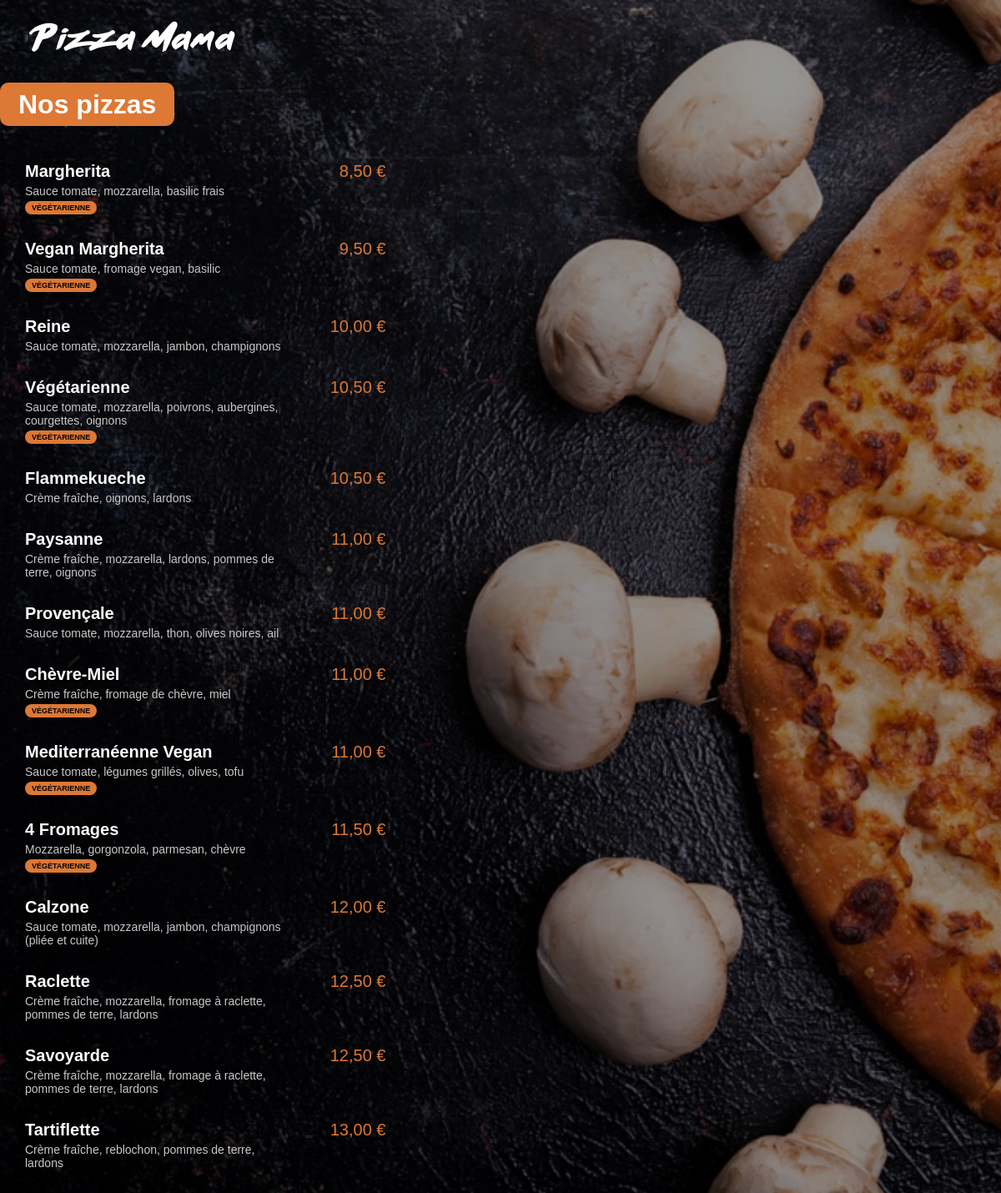
The app's page /menu/ with its own data.
### menu/models.py (models this page shows, shortened)
class Pizza(models.Model):
    name = models.CharField(max_length=200)          # Pizza name
    ingredients = models.CharField(max_length=400)   # Main ingredients
    price = models.FloatField(default=0)            # Price in euros
    vegetarian = models.BooleanField(default=False)  # Vegetarian option

### menu/views.py (the view)
# urls.py: path('', views.index, name="index"), # 9. We remove the sub address 'admin/' and substitute by : path('', views.index, name="index"),
def index(request):
    pizzas = Pizza.objects.all().order_by('price')
    return render(request, 'menu/index.html', {'pizzas': pizzas})

### menu/templates/menu/index.html (shortened to what this page needs)
{% load static %}
<html lang="fr">
<head>
    <link rel="stylesheet" href="{% static 'menu/style.css' %}">
</head>
<body>
    <a href="{% url 'main:index' %}"><img id="small_logo" src="{% static 'menu/images/small_logo.png' %}" alt="Logo PizzaMama"></a>
    <div class="menu_title">
        <h1>Nos pizzas</h1>
    </div>
    <div class="menu_list">
         {% for pizza in pizzas %}
            <div class="menu_list_item">
                <span class="menu_list_title">{{ pizza.name }}</span>
                <span class="menu_list_price">{{ pizza.price|floatformat:2 }} €</span>
                <span class="menu_list_ingredients">{{ pizza.ingredients }}</span>
                {% if pizza.vegetarian %}
                    <span class="menu_list_badge">VÉGÉTARIENNE</span>
                {% endif %}
            </div>
        {% endfor %}
    </div>
</body>
</html>

### menu/static/menu/style.css (style rules this page uses)
body { background: linear-gradient(0deg, rgba(0, 0, 0, 0.4), rgba(0, 0, 00, 0.4)),url("images/menu_background.jpg") no-repeat center center fixed; -webkit-background-size: cover; -moz-background-size: cover; -o-background-size: cover; background-size: cover; color: white; margin: 0px; font-family: Arial; background-attachment: scroll; }
#small_logo { margin-top: 25px; margin-left: 35px; }
h1 { background-color: #DD7835; display: inline; padding: 8px 22px; border-radius: 10px; }
.menu_title { margin-top: 45px; margin-bottom: 50px }
.menu_list { margin-left: 30px; }
.menu_list_item { margin: 30px 0px }
.menu_list_title { font-weight:bold; font-size: 20px; display: inline-block; width: 350px; }
.menu_list_price { font-size: 20px; color: #DD7835; display: inline-block; width: 70px; margin-left: 8px; text-align: right; }
.menu_list_ingredients { font-size: 14px; color: #C8C8C8; margin-top: 4px; display: block; width: 320px; }
.menu_list_badge { background-color: #DD7835; color: black; font-size: 9px; padding: 3px 8px; margin-top: 4px; display: inline-block; border-radius: 8px; font-weight:bold; }

### records on screen
Pizza: name "Margherita", price "8,50", ingredients "Sauce tomate, mozzarella, basilic frais", vegetarian "VÉGÉTARIENNE"
Pizza: name "Vegan Margherita", price "9,50", ingredients "Sauce tomate, fromage vegan, basilic", vegetarian "VÉGÉTARIENNE"
Pizza: name "Reine", price "10,00", ingredients "Sauce tomate, mozzarella, jambon, champignons"
Pizza: name "Végétarienne", price "10,50", ingredients "Sauce tomate, mozzarella, poivrons, aubergines, courgettes, oignons", vegetarian "VÉGÉTARIENNE"
Pizza: name "Flammekueche", price "10,50", ingredients "Crème fraîche, oignons, lardons"
Pizza: name "Paysanne", price "11,00", ingredients "Crème fraîche, mozzarella, lardons, pommes de terre, oignons"
Pizza: name "Provençale", price "11,00", ingredients "Sauce tomate, mozzarella, thon, olives noires, ail"
Pizza: name "Chèvre-Miel", price "11,00", ingredients "Crème fraîche, fromage de chèvre, miel", vegetarian "VÉGÉTARIENNE"
Pizza: name "Mediterranéenne Vegan", price "11,00", ingredients "Sauce tomate, légumes grillés, olives, tofu", vegetarian "VÉGÉTARIENNE"
Pizza: name "4 Fromages", price "11,50", ingredients "Mozzarella, gorgonzola, parmesan, chèvre", vegetarian "VÉGÉTARIENNE"
Pizza: name "Calzone", price "12,00", ingredients "Sauce tomate, mozzarella, jambon, champignons (pliée et cuite)"
Pizza: name "Raclette", price "12,50", ingredients "Crème fraîche, mozzarella, fromage à raclette, pommes de terre, lardons"
Pizza: name "Savoyarde", price "12,50", ingredients "Crème fraîche, mozzarella, fromage à raclette, pommes de terre, lardons"
Pizza: name "Tartiflette", price "13,00", ingredients "Crème fraîche, reblochon, pommes de terre, lardons"
